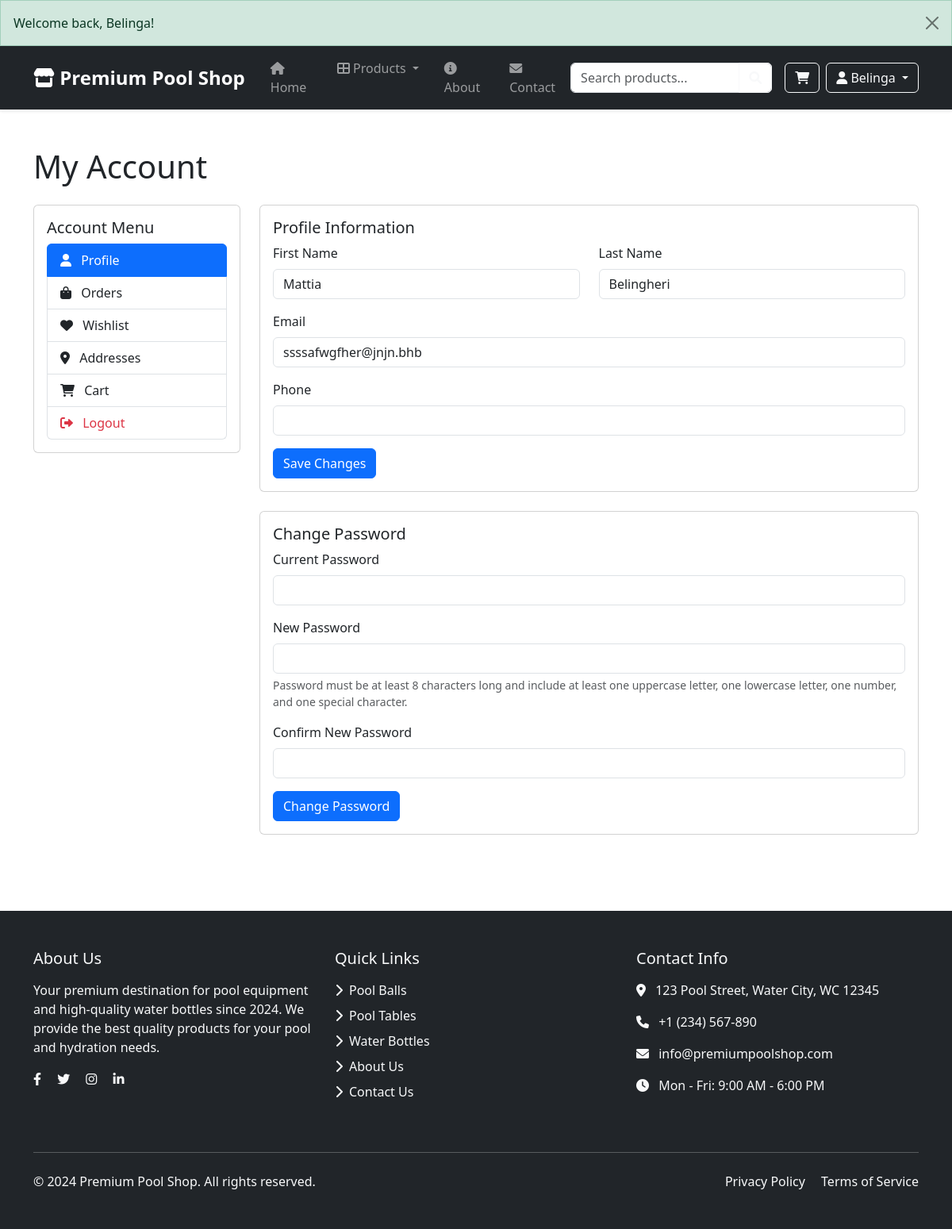
The app's page /account.php (signed in) with its own data.
### tables this page shows
CREATE TABLE `users` (
  `id` int(11) NOT NULL,
  `username` varchar(50) NOT NULL,
  `email` varchar(100) NOT NULL,
  `password` varchar(255) NOT NULL,
  `first_name` varchar(50) NOT NULL,
  `last_name` varchar(50) NOT NULL,
  `address` text DEFAULT NULL,
  `city` varchar(100) DEFAULT NULL,
  `state` varchar(50) DEFAULT NULL,
  `country` varchar(50) DEFAULT NULL,
  `phone` varchar(20) DEFAULT NULL
);

### config/session.php (called while the page is built, shortened)
<?php
function isLoggedIn() {
    return isset($_SESSION['user_id']);
}
function getFlashMessage() {
    if (isset($_SESSION['flash_message'])) {
        $message = $_SESSION['flash_message'];
        return $message;
    }
    return null;
}
?>

### config/functions.php (called while the page is built, shortened)
<?php
require_once 'database.php';
require_once 'session.php';
function getCurrentUsername() {
    global $conn;
    $sql = "SELECT username FROM users WHERE id = ?";
    $stmt = mysqli_prepare($conn, $sql);
    mysqli_stmt_bind_param($stmt, "i", $_SESSION['user_id']);
    mysqli_stmt_execute($stmt);
    $result = mysqli_stmt_get_result($stmt);
    $user = mysqli_fetch_assoc($result);
    return $user ? $user['username'] : '';
}

### account.php (the view, shortened to what this page needs)
<?php
require_once "config/database.php";
require_once "config/session.php";
$user_sql = "SELECT * FROM users WHERE id = ?";
$user_stmt = mysqli_prepare($conn, $user_sql);
mysqli_stmt_bind_param($user_stmt, "i", $_SESSION['user_id']);
mysqli_stmt_execute($user_stmt);
$user_result = mysqli_stmt_get_result($user_stmt);
include 'includes/header.php';
?>
<div class="container py-5">
    <h1 class="mb-4">My Account</h1>
    <div class="row">
        <?php include 'includes/account_menu.php'; ?>
        <div class="col-md-9">
            <div class="card mb-4">
                <div class="card-body">
                    <h5 class="card-title">Profile Information</h5>
                    <form action="update_profile.php" method="POST" id="profileForm">
                        <div class="row">
                            <div class="col-md-12">
                                <div class="row">
                                    <div class="col-md-6 mb-3">
                                        <label for="first_name" class="form-label">First Name</label>
                                        <input type="text" class="form-control" id="first_name" name="first_name" value="<?php echo htmlspecialchars($user['first_name']); ?>" required>
                                    </div>
                                    <div class="col-md-6 mb-3">
                                        <label for="last_name" class="form-label">Last Name</label>
                                        <input type="text" class="form-control" id="last_name" name="last_name" value="<?php echo htmlspecialchars($user['last_name']); ?>" required>
                                    </div>
                                </div>
                                <div class="mb-3">
                                    <label for="email" class="form-label">Email</label>
                                    <input type="email" class="form-control" id="email" name="email" value="<?php echo htmlspecialchars($user['email']); ?>" required>
                                </div>
                                <div class="mb-3">
                                    <label for="phone" class="form-label">Phone</label>
                                    <input type="tel" class="form-control" id="phone" name="phone" value="<?php echo htmlspecialchars($user['phone'] ?? ''); ?>">
                                </div>
                                <button type="submit" class="btn btn-primary">Save Changes</button>
                            </div>
                        </div>
                    </form>
                </div>
            </div>
            <div class="card">
                <div class="card-body">
                    <h5 class="card-title">Change Password</h5>
                    <form action="change_password.php" method="POST" id="passwordForm">
                        <div class="mb-3">
                            <label for="current_password" class="form-label">Current Password</label>
                            <input type="password" class="form-control" id="current_password" name="current_password" required>
                        </div>
                        <div class="mb-3">
                            <label for="new_password" class="form-label">New Password</label>
                            <input type="password" class="form-control" id="new_password" name="new_password" required>
                            <div class="form-text">Password must be at least 8 characters long and include at least one uppercase letter, one lowercase letter, one number, and one special character.</div>
                        </div>
                        <div class="mb-3">
                            <label for="confirm_password" class="form-label">Confirm New Password</label>
                            <input type="password" class="form-control" id="confirm_password" name="confirm_password" required>
                        </div>
                        <button type="submit" class="btn btn-primary">Change Password</button>
                    </form>
                </div>
            </div>
        </div>
    </div>
</div>
<?php include 'includes/footer.php'; ?>

### includes/header.php (shortened to what this page needs)
<?php
require_once __DIR__ . '/../config/database.php';
require_once __DIR__ . '/../config/functions.php';
?>
<!DOCTYPE html>
<html lang="en">
<head>
    <link href="https://cdn.jsdelivr.net/npm/bootstrap@5.3.0/dist/css/bootstrap.min.css" rel="stylesheet">
    <link href="https://cdnjs.cloudflare.com/ajax/libs/font-awesome/6.0.0/css/all.min.css" rel="stylesheet">
</head>
<body>
    <?php
    $flash = getFlashMessage();
    if ($flash): ?>
        <div class="alert alert-<?php echo $flash['type']; ?> alert-dismissible fade show" role="alert">
            <?php echo $flash['message']; ?>
            <button type="button" class="btn-close" data-bs-dismiss="alert" aria-label="Close"></button>
        </div>
    <?php endif; ?>
    <nav class="navbar navbar-expand-lg navbar-dark bg-dark sticky-top">
        <div class="container">
            <a class="navbar-brand" href="index.php">
                <i class="fas fa-store"></i> Premium Pool Shop
            </a>
            <div class="collapse navbar-collapse" id="navbarNav">
                <ul class="navbar-nav me-auto">
                    <li class="nav-item">
                        <a class="nav-link" href="index.php">
                            <i class="fas fa-home"></i> Home
                        </a>
                    </li>
                    <li class="nav-item dropdown">
                        <a class="nav-link dropdown-toggle" href="#" id="productsDropdown" role="button" data-bs-toggle="dropdown">
                            <i class="fas fa-th-large"></i> Products
                        </a>
                    </li>
                    <li class="nav-item">
                        <a class="nav-link" href="about.php">
                            <i class="fas fa-info-circle"></i> About
                        </a>
                    </li>
                    <li class="nav-item">
                        <a class="nav-link" href="contact.php">
                            <i class="fas fa-envelope"></i> Contact
                        </a>
                    </li>
                </ul>
                <form class="d-flex me-3 search-form" action="products.php" method="GET">
                    <input class="form-control" type="search" name="search" placeholder="Search products...">
                    <button class="btn btn-outline-light" type="submit">
                        <i class="fas fa-search"></i>
                    </button>
                </form>
                <div class="d-flex">
                    <a href="cart.php" class="btn btn-outline-light me-2 position-relative">
                        <i class="fas fa-shopping-cart"></i>
                    </a>
                    <?php if(isLoggedIn()): ?>
                        <div class="dropdown">
                            <button class="btn btn-outline-light dropdown-toggle" type="button" id="userDropdown" data-bs-toggle="dropdown" aria-expanded="false">
                                <i class="fas fa-user"></i> <?php echo htmlspecialchars(getCurrentUsername()); ?>
                            </button>
                        </div>
                    <?php else: ?>
                        <a href="login.php" class="btn btn-outline-light">
                            <i class="fas fa-sign-in-alt"></i> Login
                        </a>
                    <?php endif; ?>
                </div>
            </div>
        </div>
    </nav>
</body>
</html>

### includes/header.php (style rules this page uses)
.navbar { box-shadow: 0 2px 4px rgba(0,0,0,0.1); }
.navbar-brand { font-weight: bold; font-size: 1.5rem; }
.nav-link { font-weight: 500; padding: 0.5rem 1rem !important; }
.alert { margin-bottom: 0; border-radius: 0; }
.search-form { position: relative; min-width: 200px; }
.search-form .form-control { padding-right: 40px; }
.search-form .btn { position: absolute; right: 0; top: 0; height: 100%; border-top-left-radius: 0; border-bottom-left-radius: 0; }

### records on screen
users: username "Belinga", first_name "Mattia", last_name "Belingheri", email "ssssafwgfher@jnjn.bhb"

### other values on screen
$flash['message'] "Welcome back, Belinga!"
